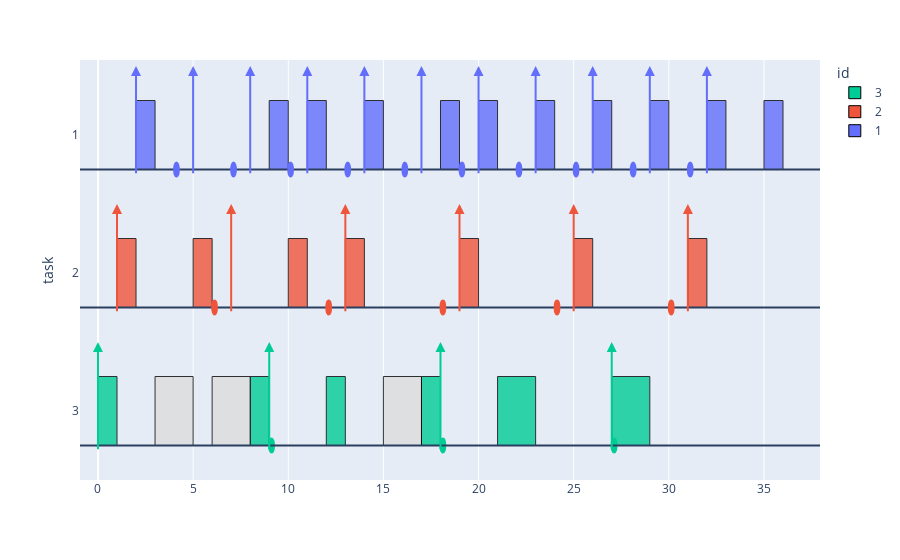

The cell this chart's notebook holds for it:
### Code cell
plot_gantt(tasks, df_traces)

### Figure 1 — Plotly figure (JSON) as saved in the notebook; plotly's stock layout.template omitted (floating-point values rounded to 4 significant figures)
{"data": [{"alignmentgroup": "True", "base": [0, 8, 12, 17, 21, 27], "hovertemplate": "id=3<br>start=%{base}<br>end=%{x}<br>task=%{y}<extra></extra>", "legendgroup": "3", "marker": {"color": "#00CC96", "line": {"color": "black", "width": 1}, "opacity": 0.8}, "name": "3", "offsetgroup": "3", "orientation": "h", "showlegend": true, "textposition": "auto", "type": "bar", "width": 0.5, "x": [1, 1, 1, 1, 2, 2], "xaxis": "x", "y": [3, 3, 3, 3, 3, 3], "yaxis": "y"}, {"alignmentgroup": "True", "base": [1, 5, 10, 13, 19, 25, 31], "hovertemplate": "id=2<br>start=%{base}<br>end=%{x}<br>task=%{y}<extra></extra>", "legendgroup": "2", "marker": {"color": "#EF553B", "line": {"color": "black", "width": 1}, "opacity": 0.8}, "name": "2", "offsetgroup": "2", "orientation": "h", "showlegend": true, "textposition": "auto", "type": "bar", "width": 0.5, "x": [1, 1, 1, 1, 1, 1, 1], "xaxis": "x", "y": [2, 2, 2, 2, 2, 2, 2], "yaxis": "y"}, {"alignmentgroup": "True", "base": [2, 9, 11, 14, 18, 20, 23, 26, 29, 32, 35], "hovertemplate": "id=1<br>start=%{base}<br>end=%{x}<br>task=%{y}<extra></extra>", "legendgroup": "1", "marker": {"color": "#636EFA", "line": {"color": "black", "width": 1}, "opacity": 0.8}, "name": "1", "offsetgroup": "1", "orientation": "h", "showlegend": true, "textposition": "auto", "type": "bar", "width": 0.5, "x": [1, 1, 1, 1, 1, 1, 1, 1, 1, 1, 1], "xaxis": "x", "y": [1, 1, 1, 1, 1, 1, 1, 1, 1, 1, 1], "yaxis": "y"}, {"alignmentgroup": "True", "base": [3, 6, 15], "hovertemplate": "id=0<br>start=%{base}<br>end=%{x}<br>task=%{y}<extra></extra>", "legendgroup": "0", "marker": {"color": "#DDDDDD", "line": {"color": "black", "width": 1}, "opacity": 0.8}, "name": "0", "offsetgroup": "0", "orientation": "h", "showlegend": false, "textposition": "auto", "type": "bar", "width": 0.5, "x": [2, 2, 2], "xaxis": "x", "y": [3, 3, 3], "yaxis": "y"}], "layout": {"annotations": [{"arrowcolor": "#00CC96", "arrowhead": 2, "arrowwidth": 2, "ax": 0, "axref": "x", "ay": -0.35, "ayref": "y", "showarrow": true, "x": 0, "y": 0.5}, {"arrowcolor": "#00CC96", "arrowhead": 2, "arrowwidth": 2, "ax": 9, "axref": "x", "ay": -0.35, "ayref": "y", "showarrow": true, "x": 9, "y": 0.5}, {"arrowcolor": "#00CC96", "arrowhead": 2, "arrowwidth": 2, "ax": 18, "axref": "x", "ay": -0.35, "ayref": "y", "showarrow": true, "x": 18, "y": 0.5}, {"arrowcolor": "#00CC96", "arrowhead": 2, "arrowwidth": 2, "ax": 27, "axref": "x", "ay": -0.35, "ayref": "y", "showarrow": true, "x": 27, "y": 0.5}, {"arrowcolor": "#EF553B", "arrowhead": 2, "arrowwidth": 2, "ax": 1, "axref": "x", "ay": 0.65, "ayref": "y", "showarrow": true, "x": 1, "y": 1.5}, {"arrowcolor": "#EF553B", "arrowhead": 2, "arrowwidth": 2, "ax": 7, "axref": "x", "ay": 0.65, "ayref": "y", "showarrow": true, "x": 7, "y": 1.5}, {"arrowcolor": "#EF553B", "arrowhead": 2, "arrowwidth": 2, "ax": 13, "axref": "x", "ay": 0.65, "ayref": "y", "showarrow": true, "x": 13, "y": 1.5}, {"arrowcolor": "#EF553B", "arrowhead": 2, "arrowwidth": 2, "ax": 19, "axref": "x", "ay": 0.65, "ayref": "y", "showarrow": true, "x": 19, "y": 1.5}, {"arrowcolor": "#EF553B", "arrowhead": 2, "arrowwidth": 2, "ax": 25, "axref": "x", "ay": 0.65, "ayref": "y", "showarrow": true, "x": 25, "y": 1.5}, {"arrowcolor": "#EF553B", "arrowhead": 2, "arrowwidth": 2, "ax": 31, "axref": "x", "ay": 0.65, "ayref": "y", "showarrow": true, "x": 31, "y": 1.5}, {"arrowcolor": "#636EFA", "arrowhead": 2, "arrowwidth": 2, "ax": 2, "axref": "x", "ay": 1.65, "ayref": "y", "showarrow": true, "x": 2, "y": 2.5}, {"arrowcolor": "#636EFA", "arrowhead": 2, "arrowwidth": 2, "ax": 5, "axref": "x", "ay": 1.65, "ayref": "y", "showarrow": true, "x": 5, "y": 2.5}, {"arrowcolor": "#636EFA", "arrowhead": 2, "arrowwidth": 2, "ax": 8, "axref": "x", "ay": 1.65, "ayref": "y", "showarrow": true, "x": 8, "y": 2.5}, {"arrowcolor": "#636EFA", "arrowhead": 2, "arrowwidth": 2, "ax": 11, "axref": "x", "ay": 1.65, "ayref": "y", "showarrow": true, "x": 11, "y": 2.5}, {"arrowcolor": "#636EFA", "arrowhead": 2, "arrowwidth": 2, "ax": 14, "axref": "x", "ay": 1.65, "ayref": "y", "showarrow": true, "x": 14, "y": 2.5}, {"arrowcolor": "#636EFA", "arrowhead": 2, "arrowwidth": 2, "ax": 17, "axref": "x", "ay": 1.65, "ayref": "y", "showarrow": true, "x": 17, "y": 2.5}, {"arrowcolor": "#636EFA", "arrowhead": 2, "arrowwidth": 2, "ax": 20, "axref": "x", "ay": 1.65, "ayref": "y", "showarrow": true, "x": 20, "y": 2.5}, {"arrowcolor": "#636EFA", "arrowhead": 2, "arrowwidth": 2, "ax": 23, "axref": "x", "ay": 1.65, "ayref": "y", "showarrow": true, "x": 23, "y": 2.5}, {"arrowcolor": "#636EFA", "arrowhead": 2, "arrowwidth": 2, "ax": 26, "axref": "x", "ay": 1.65, "ayref": "y", "showarrow": true, "x": 26, "y": 2.5}, {"arrowcolor": "#636EFA", "arrowhead": 2, "arrowwidth": 2, "ax": 29, "axref": "x", "ay": 1.65, "ayref": "y", "showarrow": true, "x": 29, "y": 2.5}, {"arrowcolor": "#636EFA", "arrowhead": 2, "arrowwidth": 2, "ax": 32, "axref": "x", "ay": 1.65, "ayref": "y", "showarrow": true, "x": 32, "y": 2.5}], "barmode": "overlay", "legend": {"title": {"text": "id"}, "tracegroupgap": 0}, "margin": {"t": 60}, "shapes": [{"type": "line", "x0": 0, "x1": 1, "xref": "x domain", "y0": 1.75, "y1": 1.75, "yref": "y"}, {"fillcolor": "#00CC96", "line": {"color": "#00CC96"}, "type": "circle", "x0": 9, "x1": 9.25, "xref": "x", "y0": -0.3, "y1": -0.2, "yref": "y"}, {"fillcolor": "#00CC96", "line": {"color": "#00CC96"}, "type": "circle", "x0": 18, "x1": 18.25, "xref": "x", "y0": -0.3, "y1": -0.2, "yref": "y"}, {"fillcolor": "#00CC96", "line": {"color": "#00CC96"}, "type": "circle", "x0": 27, "x1": 27.25, "xref": "x", "y0": -0.3, "y1": -0.2, "yref": "y"}, {"type": "line", "x0": 0, "x1": 1, "xref": "x domain", "y0": 0.75, "y1": 0.75, "yref": "y"}, {"fillcolor": "#EF553B", "line": {"color": "#EF553B"}, "type": "circle", "x0": 6, "x1": 6.25, "xref": "x", "y0": 0.7, "y1": 0.8, "yref": "y"}, {"fillcolor": "#EF553B", "line": {"color": "#EF553B"}, "type": "circle", "x0": 12, "x1": 12.25, "xref": "x", "y0": 0.7, "y1": 0.8, "yref": "y"}, {"fillcolor": "#EF553B", "line": {"color": "#EF553B"}, "type": "circle", "x0": 18, "x1": 18.25, "xref": "x", "y0": 0.7, "y1": 0.8, "yref": "y"}, {"fillcolor": "#EF553B", "line": {"color": "#EF553B"}, "type": "circle", "x0": 24, "x1": 24.25, "xref": "x", "y0": 0.7, "y1": 0.8, "yref": "y"}, {"fillcolor": "#EF553B", "line": {"color": "#EF553B"}, "type": "circle", "x0": 30, "x1": 30.25, "xref": "x", "y0": 0.7, "y1": 0.8, "yref": "y"}, {"type": "line", "x0": 0, "x1": 1, "xref": "x domain", "y0": -0.25, "y1": -0.25, "yref": "y"}, {"fillcolor": "#636EFA", "line": {"color": "#636EFA"}, "type": "circle", "x0": 4, "x1": 4.25, "xref": "x", "y0": 1.7, "y1": 1.8, "yref": "y"}, {"fillcolor": "#636EFA", "line": {"color": "#636EFA"}, "type": "circle", "x0": 7, "x1": 7.25, "xref": "x", "y0": 1.7, "y1": 1.8, "yref": "y"}, {"fillcolor": "#636EFA", "line": {"color": "#636EFA"}, "type": "circle", "x0": 10, "x1": 10.25, "xref": "x", "y0": 1.7, "y1": 1.8, "yref": "y"}, {"fillcolor": "#636EFA", "line": {"color": "#636EFA"}, "type": "circle", "x0": 13, "x1": 13.25, "xref": "x", "y0": 1.7, "y1": 1.8, "yref": "y"}, {"fillcolor": "#636EFA", "line": {"color": "#636EFA"}, "type": "circle", "x0": 16, "x1": 16.25, "xref": "x", "y0": 1.7, "y1": 1.8, "yref": "y"}, {"fillcolor": "#636EFA", "line": {"color": "#636EFA"}, "type": "circle", "x0": 19, "x1": 19.25, "xref": "x", "y0": 1.7, "y1": 1.8, "yref": "y"}, {"fillcolor": "#636EFA", "line": {"color": "#636EFA"}, "type": "circle", "x0": 22, "x1": 22.25, "xref": "x", "y0": 1.7, "y1": 1.8, "yref": "y"}, {"fillcolor": "#636EFA", "line": {"color": "#636EFA"}, "type": "circle", "x0": 25, "x1": 25.25, "xref": "x", "y0": 1.7, "y1": 1.8, "yref": "y"}, {"fillcolor": "#636EFA", "line": {"color": "#636EFA"}, "type": "circle", "x0": 28, "x1": 28.25, "xref": "x", "y0": 1.7, "y1": 1.8, "yref": "y"}, {"fillcolor": "#636EFA", "line": {"color": "#636EFA"}, "type": "circle", "x0": 31, "x1": 31.25, "xref": "x", "y0": 1.7, "y1": 1.8, "yref": "y"}], "xaxis": {"anchor": "y", "domain": [0, 1], "type": "linear"}, "yaxis": {"anchor": "x", "categoryorder": "category descending", "domain": [0, 1], "title": {"text": "task"}, "type": "category"}}}
